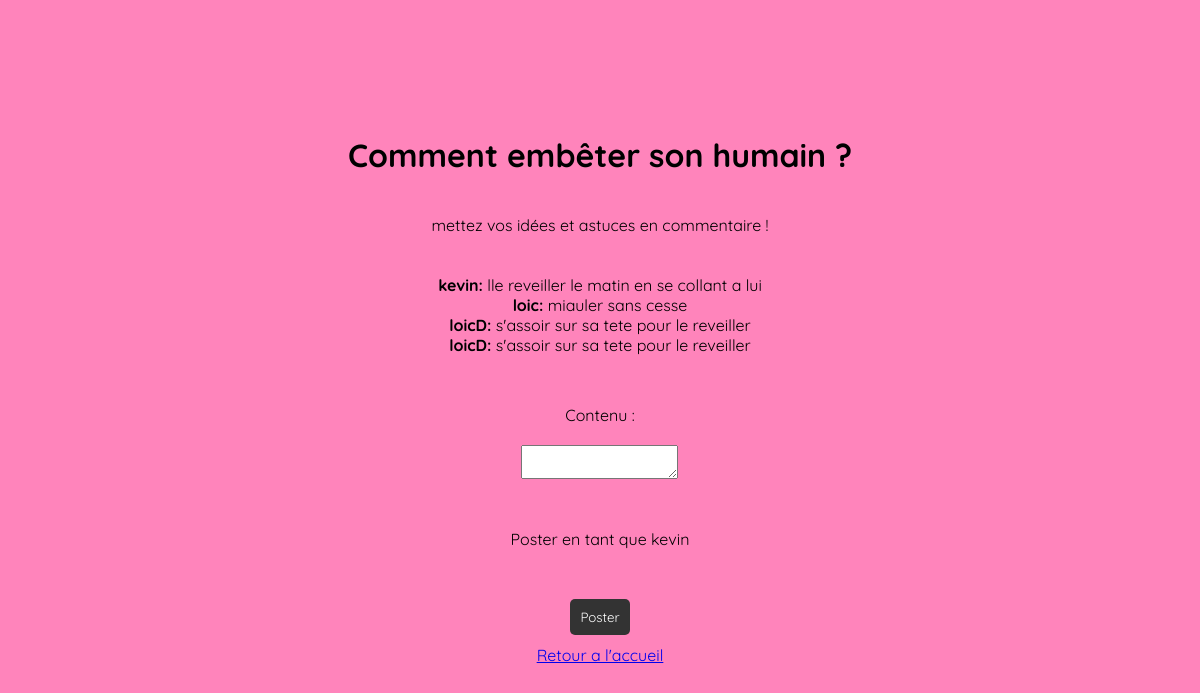
Screenshot of /vues/topic.php?id=8 (signed in) with the database file from the repository.
### tables this page shows
CREATE TABLE IF NOT EXISTS `topics` (
  `id` int(11) unsigned NOT NULL AUTO_INCREMENT,
  `subject` varchar(255) NOT NULL,
  `content` text NOT NULL,
  `username` varchar(50) NOT NULL,
  `created_at` timestamp NULL DEFAULT CURRENT_TIMESTAMP,
  PRIMARY KEY (`id`)
);

CREATE TABLE IF NOT EXISTS `posts` (
  `id` int(11) unsigned NOT NULL AUTO_INCREMENT,
  `content` text NOT NULL,
  `username` varchar(50) NOT NULL,
  `topic_id` int(11) unsigned NOT NULL,
  `created_at` timestamp NULL DEFAULT CURRENT_TIMESTAMP,
  `profile_pic` varchar(255) NOT NULL,
  PRIMARY KEY (`id`)
);

### vues/topic.php (the view, shortened to what this page needs)
<?php
include('../models/forumDB.php');
$sql = "SELECT * FROM topics WHERE id=".$_GET['id'];
$result = mysqli_query($conn, $sql);
$row = mysqli_fetch_assoc($result);
echo '<h1>'.$row['subject'].'</h1>';
echo '<p>'.$row['content'].'</p>';
$sql = "SELECT * FROM posts WHERE topic_id=".$_GET['id'];
$result = mysqli_query($conn, $sql);
while ($row = mysqli_fetch_assoc($result)) {
    echo '<p><b>'.$row['username'].':</b> '.$row['content'].'</p>';
}
?>
<!DOCTYPE html>
<html lang="en">
<head>
    <link rel="stylesheet" href="../css/topic.css">
</head>
<body>
<form method="post">
    <br><br>
    <label>Contenu :</label>
    <textarea name="content"></textarea><br><br>
    <?php if (isset($_SESSION['username'])) { ?>
        <p>Poster en tant que <?php echo $_SESSION['username']; ?></p>
    <?php } ?>
    <br><br>
    <input type="submit" value="Poster">
</form>
<a href="../index.php">Retour a l'accueil</a>
</body>
</html>

### css/topic.css (style rules this page uses)
* { font-family: 'Quicksand', sans-serif; margin: 0; padding: 0; box-sizing: border-box; }
body { background-color: #ff66abcd; display: flex; flex-direction: column; align-items: center; justify-content: center; height: 100vh; }
form { display: flex; flex-direction: column; align-items: center; justify-content: center; }
label, textarea, input[type="submit"] { margin: 10px; }
input[type="submit"] { padding: 10px; background-color: #333; color: #fff; border: none; border-radius: 5px; cursor: pointer; }

### rows the page displays
topics: subject "Comment embêter son humain ?", content "mettez vos idées et astuces en commentaire !"
posts: username "kevin", content "lle reveiller le matin en se collant a lui"
posts: username "loic", content "miauler sans cesse"
posts: username "loicD", content "s'assoir sur sa tete pour le reveiller"
posts: username "loicD", content "s'assoir sur sa tete pour le reveiller"

### other values shown
$_SESSION['username'] "kevin"
